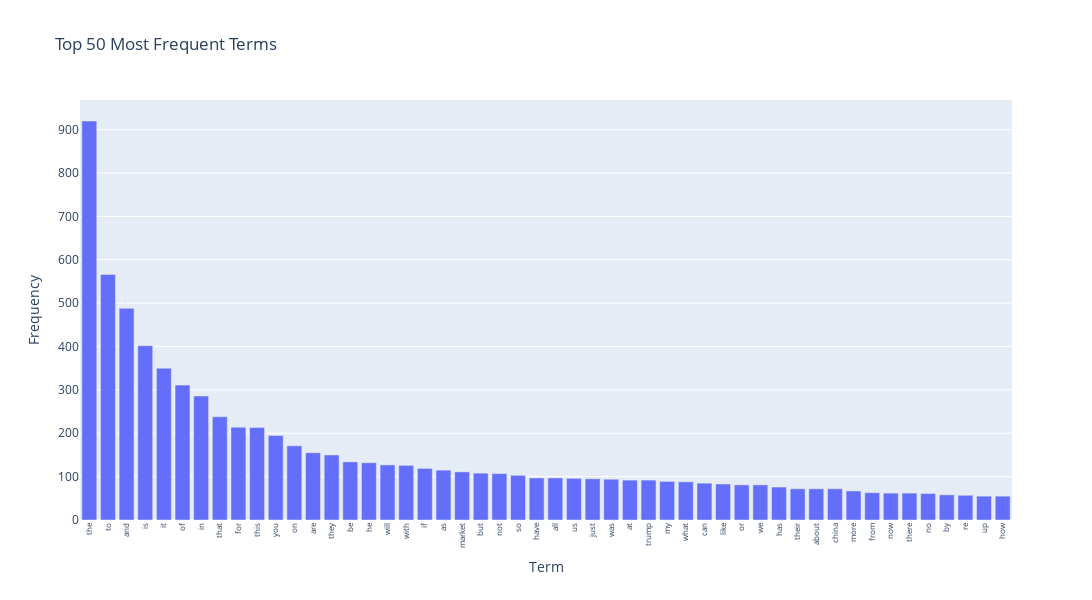

This figure's notebook cell:
### Markdown cell above
### >>> **Exercise 14:** 
Additionally, you can attempt to sort the terms on the `x-axis` by frequency instead of in alphabetical order. This way the visualization is more meaninfgul and you will be able to observe the so called [long tail](https://en.wikipedia.org/wiki/Long_tail) (get familiar with this term since it will appear a lot in data mining and other statistics courses). see picture below

![alt txt](https://upload.wikimedia.org/wikipedia/commons/thumb/8/8a/Long_tail.svg/1000px-Long_tail.svg.png)

### Code cell
#ref: https://plotly.com/python/bar-charts/
terms = count_vect.get_feature_names_out()

#Select the 50 most frequent terms
#reuse the idea from exercise 11
top_50_terms_idx = np.argsort(term_frequencies)[-50:]
common_terms = terms[top_50_terms_idx]
common_counts = term_frequencies[top_50_terms_idx]

df = pd.DataFrame({"term": common_terms, "frequency": common_counts})

# Sort Ascending -> key action to get the long-tail graph
term_df = pd.DataFrame({
    "term": common_terms,
    "count": common_counts
}).sort_values(by="count", ascending=False)

fig = px.bar(term_df, x="term", y="count",
             title="Top 50 Most Frequent Terms",
             labels={"term": "Term", "frequency": "Frequency"})

fig.update_layout(xaxis_tickangle=-90, 
                  xaxis_tickfont_size=8,
                  yaxis_title="Frequency",
                  xaxis_title="Term",
                  height=600, width=1200)
fig.show()

### Figure 1 — Plotly figure (JSON) as saved in the notebook; plotly's stock layout.template omitted (floating-point values rounded to 4 significant figures)
{"data": [{"hovertemplate": "Term=%{x}<br>count=%{y}<extra></extra>", "legendgroup": "", "marker": {"color": "#636efa", "pattern": {"shape": ""}}, "name": "", "orientation": "v", "showlegend": false, "textposition": "auto", "type": "bar", "x": ["the", "to", "and", "is", "it", "of", "in", "that", "for", "this", "you", "on", "are", "they", "be", "he", "will", "with", "if", "as", "market", "but", "not", "so", "have", "all", "us", "just", "was", "at", "trump", "my", "what", "can", "like", "or", "we", "has", "their", "about", "china", "more", "from", "now", "there", "no", "by", "re", "up", "how"], "xaxis": "x", "y": [920, 566, 488, 402, 350, 311, 286, 238, 214, 213, 195, 171, 155, 150, 134, 132, 127, 126, 119, 115, 111, 108, 107, 103, 97, 97, 96, 95, 94, 92, 92, 89, 88, 85, 83, 81, 81, 76, 72, 72, 72, 67, 63, 62, 62, 61, 58, 57, 55, 55], "yaxis": "y"}], "layout": {"barmode": "relative", "height": 600, "legend": {"tracegroupgap": 0}, "title": {"text": "Top 50 Most Frequent Terms"}, "width": 1200, "xaxis": {"anchor": "y", "domain": [0, 1], "tickangle": -90, "tickfont": {"size": 8}, "title": {"text": "Term"}}, "yaxis": {"anchor": "x", "domain": [0, 1], "title": {"text": "Frequency"}}}}
